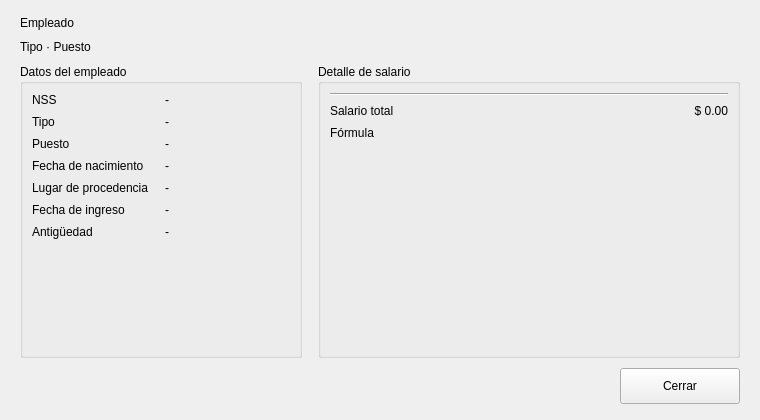
<?xml version="1.0" encoding="UTF-8"?>
<ui version="4.0">
 <class>Form</class>
 <widget class="QWidget" name="Form">
  <property name="geometry">
   <rect>
    <x>0</x>
    <y>0</y>
    <width>760</width>
    <height>420</height>
   </rect>
  </property>
  <property name="windowTitle">
   <string>Detalle del empleado</string>
  </property>
  <layout class="QVBoxLayout" name="vl_main">
   <property name="spacing">
    <number>10</number>
   </property>
   <property name="leftMargin">
    <number>20</number>
   </property>
   <property name="topMargin">
    <number>16</number>
   </property>
   <property name="rightMargin">
    <number>20</number>
   </property>
   <property name="bottomMargin">
    <number>16</number>
   </property>
   <item>
    <widget class="QLabel" name="lbl_emp_fullname">
     <property name="text">
      <string>Empleado</string>
     </property>
    </widget>
   </item>
   <item>
    <widget class="QLabel" name="lbl_emp_subtitle">
     <property name="text">
      <string>Tipo · Puesto</string>
     </property>
    </widget>
   </item>
   <item>
    <layout class="QHBoxLayout" name="hl_content" stretch="2,3">
     <property name="spacing">
      <number>16</number>
     </property>
     <item>
      <widget class="QGroupBox" name="gb_employee">
       <property name="title">
        <string>Datos del empleado</string>
       </property>
       <layout class="QFormLayout" name="fl_employee">
        <property name="horizontalSpacing">
         <number>16</number>
        </property>
        <property name="verticalSpacing">
         <number>8</number>
        </property>
        <item row="0" column="0">
         <widget class="QLabel" name="lbl_nss_title">
          <property name="text">
           <string>NSS</string>
          </property>
         </widget>
        </item>
        <item row="0" column="1">
         <widget class="QLabel" name="lb_nss">
          <property name="value" stdset="0">
           <bool>true</bool>
          </property>
          <property name="text">
           <string>-</string>
          </property>
         </widget>
        </item>
        <item row="1" column="0">
         <widget class="QLabel" name="lbl_type_title">
          <property name="text">
           <string>Tipo</string>
          </property>
         </widget>
        </item>
        <item row="1" column="1">
         <widget class="QLabel" name="lb_type">
          <property name="value" stdset="0">
           <bool>true</bool>
          </property>
          <property name="text">
           <string>-</string>
          </property>
         </widget>
        </item>
        <item row="2" column="0">
         <widget class="QLabel" name="lbl_position_title">
          <property name="text">
           <string>Puesto</string>
          </property>
         </widget>
        </item>
        <item row="2" column="1">
         <widget class="QLabel" name="lb_position">
          <property name="value" stdset="0">
           <bool>true</bool>
          </property>
          <property name="text">
           <string>-</string>
          </property>
         </widget>
        </item>
        <item row="3" column="0">
         <widget class="QLabel" name="lbl_born_date_title">
          <property name="text">
           <string>Fecha de nacimiento</string>
          </property>
         </widget>
        </item>
        <item row="3" column="1">
         <widget class="QLabel" name="lb_born_date">
          <property name="value" stdset="0">
           <bool>true</bool>
          </property>
          <property name="text">
           <string>-</string>
          </property>
         </widget>
        </item>
        <item row="4" column="0">
         <widget class="QLabel" name="lbl_hometown_title">
          <property name="text">
           <string>Lugar de procedencia</string>
          </property>
         </widget>
        </item>
        <item row="4" column="1">
         <widget class="QLabel" name="lb_hometown">
          <property name="value" stdset="0">
           <bool>true</bool>
          </property>
          <property name="text">
           <string>-</string>
          </property>
         </widget>
        </item>
        <item row="5" column="0">
         <widget class="QLabel" name="lbl_hire_date_title">
          <property name="text">
           <string>Fecha de ingreso</string>
          </property>
         </widget>
        </item>
        <item row="5" column="1">
         <widget class="QLabel" name="lb_hire_date">
          <property name="value" stdset="0">
           <bool>true</bool>
          </property>
          <property name="text">
           <string>-</string>
          </property>
         </widget>
        </item>
        <item row="6" column="0">
         <widget class="QLabel" name="lbl_seniority_title">
          <property name="text">
           <string>Antigüedad</string>
          </property>
         </widget>
        </item>
        <item row="6" column="1">
         <widget class="QLabel" name="lb_seniority">
          <property name="value" stdset="0">
           <bool>true</bool>
          </property>
          <property name="text">
           <string>-</string>
          </property>
         </widget>
        </item>
       </layout>
      </widget>
     </item>
     <item>
      <widget class="QGroupBox" name="gb_salary">
       <property name="minimumSize">
        <size>
         <width>360</width>
         <height>0</height>
        </size>
       </property>
       <property name="title">
        <string>Detalle de salario</string>
       </property>
       <layout class="QVBoxLayout" name="vl_salary">
        <property name="spacing">
         <number>8</number>
        </property>
        <item>
         <layout class="QFormLayout" name="fl_salary">
          <property name="fieldGrowthPolicy">
           <enum>QFormLayout::AllNonFixedFieldsGrow</enum>
          </property>
          <property name="horizontalSpacing">
           <number>16</number>
          </property>
          <property name="verticalSpacing">
           <number>8</number>
          </property>
         </layout>
        </item>
        <item>
         <widget class="Line" name="line_total">
          <property name="orientation">
           <enum>Qt::Horizontal</enum>
          </property>
         </widget>
        </item>
        <item>
         <layout class="QHBoxLayout" name="hl_total">
          <item>
           <widget class="QLabel" name="lbl_total_title">
            <property name="text">
             <string>Salario total</string>
            </property>
           </widget>
          </item>
          <item>
           <widget class="QLabel" name="lb_total">
            <property name="text">
             <string>$ 0.00</string>
            </property>
            <property name="alignment">
             <set>Qt::AlignRight|Qt::AlignTrailing|Qt::AlignVCenter</set>
            </property>
           </widget>
          </item>
         </layout>
        </item>
        <item>
         <widget class="QLabel" name="lb_formula">
          <property name="text">
           <string>Fórmula</string>
          </property>
          <property name="wordWrap">
           <bool>true</bool>
          </property>
         </widget>
        </item>
        <item>
         <spacer name="vs_salary">
          <property name="orientation">
           <enum>Qt::Vertical</enum>
          </property>
          <property name="sizeHint" stdset="0">
           <size>
            <width>20</width>
            <height>0</height>
           </size>
          </property>
         </spacer>
        </item>
       </layout>
      </widget>
     </item>
    </layout>
   </item>
   <item>
    <layout class="QHBoxLayout" name="hl_buttons">
     <item>
      <spacer name="hs_buttons">
       <property name="orientation">
        <enum>Qt::Horizontal</enum>
       </property>
       <property name="sizeHint" stdset="0">
        <size>
         <width>40</width>
         <height>20</height>
        </size>
       </property>
      </spacer>
     </item>
     <item>
      <widget class="QPushButton" name="btn_close">
       <property name="minimumSize">
        <size>
         <width>120</width>
         <height>36</height>
        </size>
       </property>
       <property name="toolTip">
        <string>Cerrar el detalle</string>
       </property>
       <property name="text">
        <string>Cerrar</string>
       </property>
       <property name="icon">
        <iconset>
         <normaloff>../icons/cancel.svg</normaloff>../icons/cancel.svg</iconset>
       </property>
      </widget>
     </item>
    </layout>
   </item>
  </layout>
 </widget>
 <resources/>
 <connections/>
</ui>
